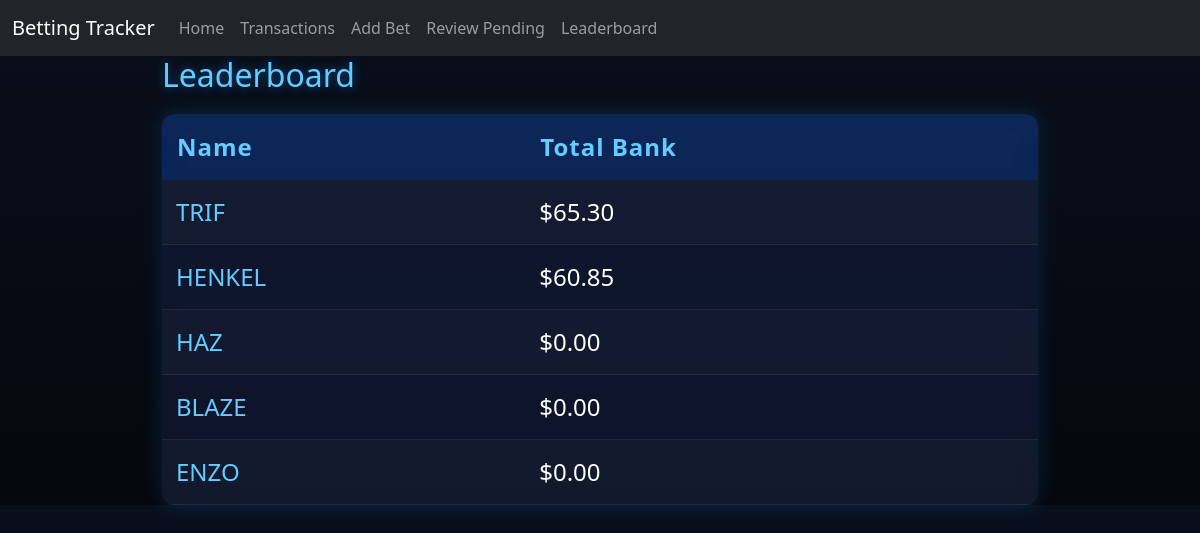
The page / on the database its author committed.
### tables this page shows
CREATE TABLE Players (
                        ID INTEGER PRIMARY KEY AUTOINCREMENT,
                        Name TEXT,
                        BetsPlaced INTEGER,
                        SuccessRate REAL,
                        Bank REAL
                    );

### app.py (the view)
@app.route("/")
def index():
    db = get_db(DB)
    players = db.execute("SELECT * FROM Players").fetchall()
    print(players)
    totals = db.execute("""
        SELECT Players.ID, Name, Bank,
               COALESCE(SUM(AmountWon),0) as result,
               Bank + COALESCE(SUM(AmountWon),0) as total
        FROM Players
        LEFT JOIN Transactions ON Players.ID = Transactions.PlayerID
        GROUP BY Players.ID
        ORDER BY total DESC
    """).fetchall()
    return render_template("index.html", players=totals)

### app.py (called while the page is built)
def get_db(DB):
    try:
        db = sqlite3.connect(DB)
        return db
    except sqlite3.Error as e:
        print(f"Error opening database: {e}")
        return None

### templates/index.html
{% extends "base.html" %}
{% block content %}
<h2>Leaderboard</h2>
<table class="leaderboard-table">
    <tr>
        <th>Name</th>
        <th>Total Bank</th>
    </tr>
    {% for p in players %}
    <tr>
        <td>
            <a href="{{ url_for('player', id=p[0]) }}">
                {{ p[1] }}
            </a>
        </td>
        <td>${{ "%.2f"|format(p[4]) }}</td>
    </tr>
    {% endfor %}
</table>
{% endblock %}

### templates/base.html (style rules this page uses)
body { background: linear-gradient(to bottom, #0a0f1c, #05070d); color: white; font-family: 'Segoe UI', Tahoma, Geneva, Verdana, sans-serif; }
.leaderboard-table { width: 100%; border-collapse: collapse; background: rgba(20, 30, 60, 0.6); backdrop-filter: blur(10px); border-radius: 12px; overflow: hidden; box-shadow: 0 0 20px rgba(0, 150, 255, 0.2); font-size: 1.5em; }
.leaderboard-table th { text-align: left; padding: 15px; background: rgba(0, 100, 255, 0.2); color: #66ccff; font-weight: 600; letter-spacing: 1px; }
.leaderboard-table td { padding: 14px; border-bottom: 1px solid rgba(255, 255, 255, 0.08); }
.leaderboard-table a { color: #66ccff; text-decoration: none; }
.leaderboard-table tr:nth-child(even) { background: rgba(255, 255, 255, 0.02); }
h2 { margin-bottom: 20px; color: #66ccff; text-shadow: 0 0 10px rgba(0, 150, 255, 0.5); }

### rows shown on the page
Players: Name "TRIF", p "65.30"
Players: Name "HENKEL", p "60.85"
Players: Name "HAZ", p "0.00"
Players: Name "BLAZE", p "0.00"
Players: Name "ENZO", p "0.00"
